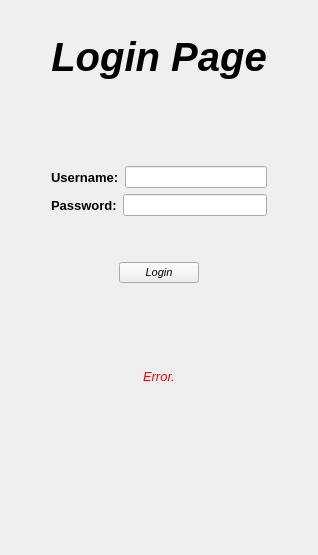
      <widget class="QWidget" name="page_login">
       <property name="styleSheet">
        <string notr="true">background-image: url(:/qss_icons/rc/image2.jpg) contain;</string>
       </property>
       <layout class="QGridLayout" name="gridLayout_2">
        <item row="0" column="0">
         <spacer name="horizontalSpacer_3">
          <property name="orientation">
           <enum>Qt::Horizontal</enum>
          </property>
          <property name="sizeHint" stdset="0">
           <size>
            <width>40</width>
            <height>20</height>
           </size>
          </property>
         </spacer>
        </item>
        <item row="7" column="1">
         <spacer name="verticalSpacer_4">
          <property name="orientation">
           <enum>Qt::Vertical</enum>
          </property>
          <property name="sizeHint" stdset="0">
           <size>
            <width>20</width>
            <height>40</height>
           </size>
          </property>
         </spacer>
        </item>
        <item row="13" column="1">
         <spacer name="verticalSpacer_6">
          <property name="orientation">
           <enum>Qt::Vertical</enum>
          </property>
          <property name="sizeHint" stdset="0">
           <size>
            <width>20</width>
            <height>40</height>
           </size>
          </property>
         </spacer>
        </item>
        <item row="11" column="1">
         <spacer name="verticalSpacer_8">
          <property name="orientation">
           <enum>Qt::Vertical</enum>
          </property>
          <property name="sizeHint" stdset="0">
           <size>
            <width>20</width>
            <height>40</height>
           </size>
          </property>
         </spacer>
        </item>
        <item row="4" column="1">
         <spacer name="verticalSpacer">
          <property name="orientation">
           <enum>Qt::Vertical</enum>
          </property>
          <property name="sizeHint" stdset="0">
           <size>
            <width>20</width>
            <height>40</height>
           </size>
          </property>
         </spacer>
        </item>
        <item row="3" column="1">
         <spacer name="verticalSpacer_2">
          <property name="orientation">
           <enum>Qt::Vertical</enum>
          </property>
          <property name="sizeHint" stdset="0">
           <size>
            <width>20</width>
            <height>40</height>
           </size>
          </property>
         </spacer>
        </item>
        <item row="15" column="1">
         <spacer name="verticalSpacer_7">
          <property name="orientation">
           <enum>Qt::Vertical</enum>
          </property>
          <property name="sizeHint" stdset="0">
           <size>
            <width>20</width>
            <height>40</height>
           </size>
          </property>
         </spacer>
        </item>
        <item row="6" column="1">
         <layout class="QHBoxLayout" name="horizontalLayout_2">
          <item>
           <widget class="QLabel" name="loginPg_label_PASSWORD">
            <property name="enabled">
             <bool>true</bool>
            </property>
            <property name="font">
             <font>
              <pointsize>10</pointsize>
              <weight>75</weight>
              <bold>true</bold>
             </font>
            </property>
            <property name="text">
             <string>Password:</string>
            </property>
           </widget>
          </item>
          <item>
           <widget class="QLineEdit" name="loginPg_line_password">
            <property name="echoMode">
             <enum>QLineEdit::Password</enum>
            </property>
           </widget>
          </item>
         </layout>
        </item>
        <item row="5" column="1">
         <layout class="QHBoxLayout" name="horizontalLayout">
          <item>
           <widget class="QLabel" name="loginPg_label_USERNAME">
            <property name="font">
             <font>
              <pointsize>10</pointsize>
              <weight>75</weight>
              <bold>true</bold>
             </font>
            </property>
            <property name="text">
             <string>Username:</string>
            </property>
           </widget>
          </item>
          <item>
           <widget class="QLineEdit" name="loginPg_line_username"/>
          </item>
         </layout>
        </item>
        <item row="10" column="1">
         <spacer name="verticalSpacer_5">
          <property name="orientation">
           <enum>Qt::Vertical</enum>
          </property>
          <property name="sizeHint" stdset="0">
           <size>
            <width>20</width>
            <height>40</height>
           </size>
          </property>
         </spacer>
        </item>
        <item row="16" column="1">
         <spacer name="verticalSpacer_3">
          <property name="orientation">
           <enum>Qt::Vertical</enum>
          </property>
          <property name="sizeHint" stdset="0">
           <size>
            <width>20</width>
            <height>40</height>
           </size>
          </property>
         </spacer>
        </item>
        <item row="9" column="1">
         <layout class="QHBoxLayout" name="horizontalLayout_3">
          <item>
           <spacer name="horizontalSpacer">
            <property name="orientation">
             <enum>Qt::Horizontal</enum>
            </property>
            <property name="sizeHint" stdset="0">
             <size>
              <width>40</width>
              <height>20</height>
             </size>
            </property>
           </spacer>
          </item>
          <item>
           <widget class="QPushButton" name="loginPg_btn_login">
            <property name="font">
             <font>
              <pointsize>8</pointsize>
              <italic>true</italic>
             </font>
            </property>
            <property name="text">
             <string>Login</string>
            </property>
            <property name="autoDefault">
             <bool>true</bool>
            </property>
            <property name="default">
             <bool>false</bool>
            </property>
           </widget>
          </item>
          <item>
           <spacer name="horizontalSpacer_2">
            <property name="orientation">
             <enum>Qt::Horizontal</enum>
            </property>
            <property name="sizeHint" stdset="0">
             <size>
              <width>40</width>
              <height>20</height>
             </size>
            </property>
           </spacer>
          </item>
         </layout>
        </item>
        <item row="14" column="1">
         <spacer name="verticalSpacer_15">
          <property name="orientation">
           <enum>Qt::Vertical</enum>
          </property>
          <property name="sizeHint" stdset="0">
           <size>
            <width>20</width>
            <height>40</height>
           </size>
          </property>
         </spacer>
        </item>
        <item row="0" column="2">
         <layout class="QHBoxLayout" name="horizontalLayout_26">
          <item>
           <spacer name="horizontalSpacer_4">
            <property name="orientation">
             <enum>Qt::Horizontal</enum>
            </property>
            <property name="sizeType">
             <enum>QSizePolicy::MinimumExpanding</enum>
            </property>
            <property name="sizeHint" stdset="0">
             <size>
              <width>40</width>
              <height>23</height>
             </size>
            </property>
           </spacer>
          </item>
         </layout>
        </item>
        <item row="2" column="1">
         <widget class="QLabel" name="loginPg_label_TOP">
          <property name="font">
           <font>
            <pointsize>30</pointsize>
            <weight>75</weight>
            <italic>true</italic>
            <bold>true</bold>
            <underline>false</underline>
           </font>
          </property>
          <property name="text">
           <string>Login Page</string>
          </property>
          <property name="alignment">
           <set>Qt::AlignCenter</set>
          </property>
         </widget>
        </item>
        <item row="12" column="1">
         <widget class="QLabel" name="loginPg_label_ERROR">
          <property name="font">
           <font>
            <pointsize>10</pointsize>
            <italic>true</italic>
           </font>
          </property>
          <property name="styleSheet">
           <string notr="true">color: rgb(255, 0, 0);
font: italic 10pt &quot;MS Shell Dlg 2&quot;;</string>
          </property>
          <property name="text">
           <string>Error.</string>
          </property>
          <property name="alignment">
           <set>Qt::AlignCenter</set>
          </property>
         </widget>
        </item>
       </layout>
      </widget>
